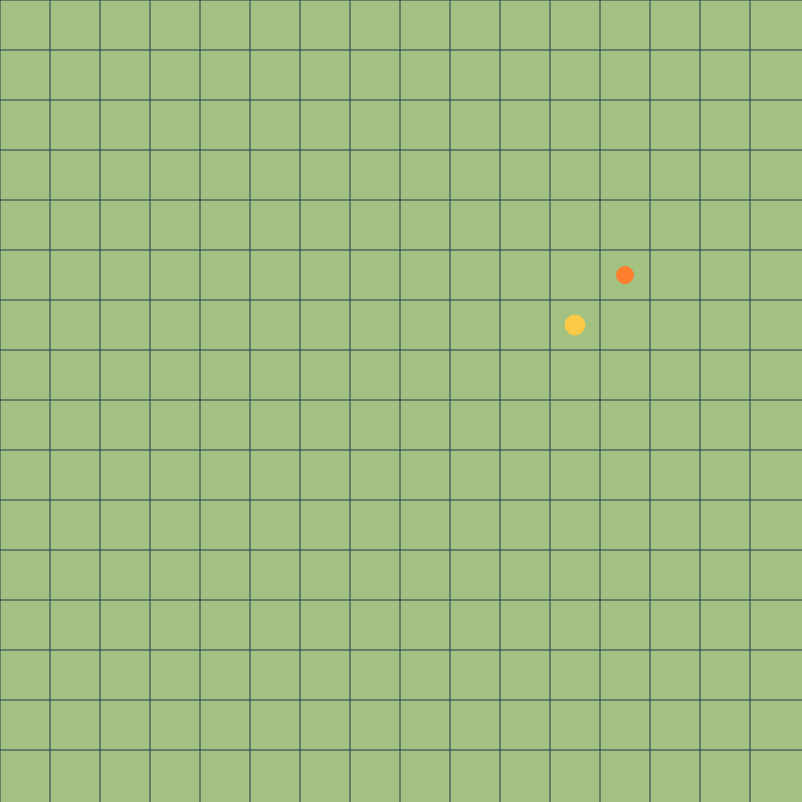
Frame 1 (no input)
Frame 60 (no input): identical to frame 1, image omitted
Frame 120 (the mouse pressed at the canvas centre since frame 60): identical to frame 1, image omitted

The p5.js sketch that drew this single still picture (run headless with seeded random() and noise() and a simulated clock; from frame 60 on, the mouse is pressed at the canvas centre):

// p5.js sketch
// ── sketch.js
var troops = [];
var archer;
var punchingBag;

var grid = [[]];

var squareSize = 50;
var cols, rows;

function setup() {
	createCanvas(802, 802);

	cols = floor(width/squareSize);
	rows = floor(height/squareSize);

	for (i = 0; i < rows; i++) {
        grid[i] = new Array(cols);
    }

	for(var i = 0; i < rows; i++){
        for(var j = 0; j < cols; j++){
			var cell = new Cell(i, j);
            grid[i][j] = cell;
        }
	}

	archer = new Troop(12, 5, 17, 2, false);
	punchingBag = new Troop(11, 6, 20, 0, true);
	archer.target = createVector(100, 200);
}

function draw() {
	//colour palette
	//navy blue
	let c1 = color(35, 61, 77);
	//light green
	let c2 = color(163, 193, 129);
	//dark green
	let c3 = color(97, 155, 138);
	//orange
	let c4 = color(254, 127, 45);
	//mustard yellow
	let c5 = color(252, 202, 70);

	background(c2);
	stroke(c1);
	for(var i = 0; i < rows; i++){
		line(0, i*squareSize, height, i*squareSize)
	}
	for(var i = 0; i < cols; i++){
		line(i*squareSize, 0, i*squareSize, height)
	}

	archer.show(c4);
	archer.targetPos = createVector(200, 200);
	archer.update();

	punchingBag.show(c5);
}

function coordToPixel(x, y){
	pixel = createVector(x * squareSize + 0.5 * squareSize, y * squareSize + 0.5 * squareSize);
	return pixel;
}

function pixelToCoord(x, y){
	xcoord = floor(x / squareSize);
	ycoord = floor(y / squareSize);
	coord = createVector(xcoord, ycoord);
	return coord;
}

function enemyInRange(coord, range){
	let xMin = coord.x - range;
	let xMax = coord.x + range;
	let yMin = coord.y - range;
	let yMax = coord.y + range;
	//console.log(xMin, xMax, yMin, yMax)
	for(var i = xMin; i <= xMax; i++){
		for(var j = yMin; j <= yMax; j++){
			if(!grid[i][j].empty){
				return true;
				console.log("enemy in range")
			}else{
				console.log("no enemy in range")
				return false;
			}
		}
	}
}








// ── cell.js

function Cell(x, y){
    this.xCoord = x;
    this.yCoord = y;

    this.empty = true;
}













// ── square.js


function square(x, y){
    this.xCoord = x;
    this.yCoord = y;
}













// ── troop.js
function Troop(x, y, r, ms, static){
    this.static = static;
    this.coord = createVector(x, y);
    this.pos = coordToPixel(this.coord.x, this.coord.y);
    //console.log(pixelToCoord(this.pos.x, this.pos.y))
    this.radius = r;
    this.health;
    this.moveSpeed = ms;
    this.damage;
    this.attackSpeed;
    this.range = 100;
    this.armour;
    this.magicResist;

    this.squareRange = 0;

    this.targetPos = createVector(200, 200);
    this.targetTroop;
    this.wander = true;
    this.attacking = false;

    this.frameCounter = 0;

    this.show = function(colour){
        stroke(colour);
        fill(colour);
        ellipse(this.pos.x, this.pos.y, this.radius)
    }

    this.move = function(target){
        this.targetPos = target;
        var dir = p5.Vector.sub(this.targetPos, this.pos);
        if(dir.mag() < this.moveSpeed){
            this.pos = this.targetPos;
            if(this.wander){
                this.targetPos = createVector(random(width), random(height));
                this.move(this.targetPos);
            }
        }else{
            dir.setMag(this.moveSpeed);
            this.pos.add(dir);
        }
        let posCoord = pixelToCoord(this.pos.x, this.pos.y);
        if(this.coord != posCoord){
            grid[this.coord.x][this.coord.y].empty = true;
            this.coord = posCoord;
            grid[posCoord.x][posCoord.y].empty = false;
        }
    }

    this.attack = function(troop){
        console.log("attacking")
    }

    this.update = function(){
        if(this.attacking){
            this.attack(this.targetTroop);
        }else{
            if(enemyInRange(this.coord, this.squareRange)){
               this.attacking = true;
            }else if(this.static){
                this.move(targetPos)
            }
        }
    }
}
